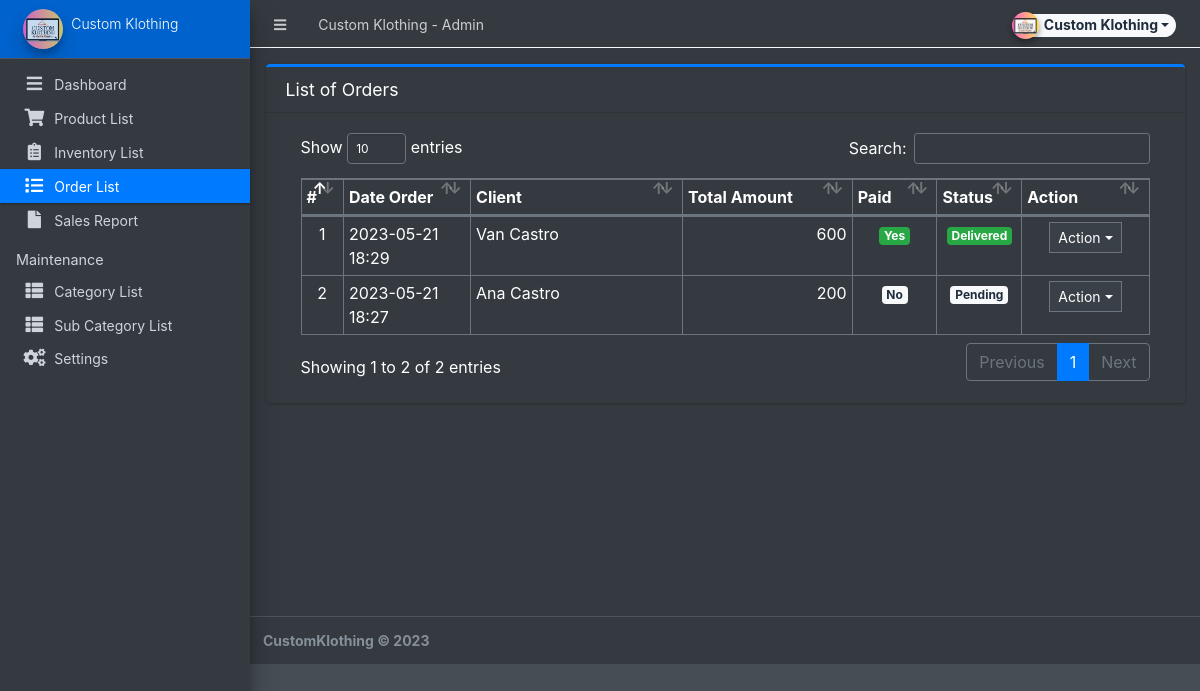
/admin/?page=orders (signed in), run on an earlier commit of the app's database.
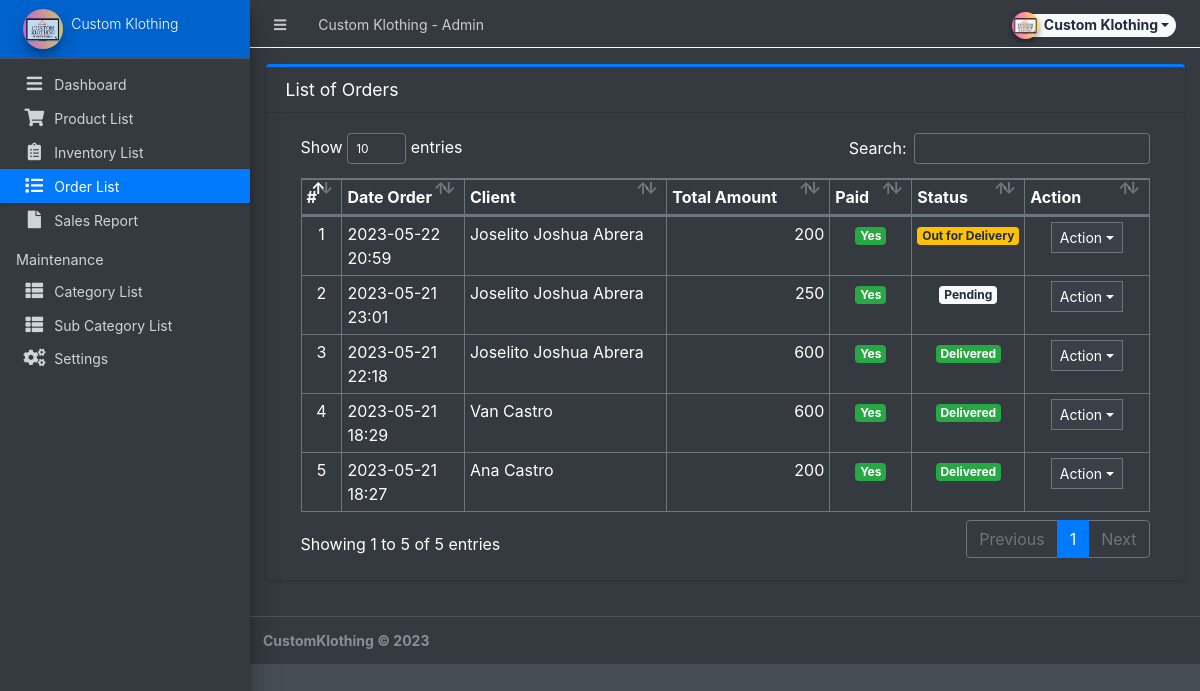
And on a later commit of the database.
### tables this page shows
CREATE TABLE `orders` (
  `id` int(30) NOT NULL,
  `client_id` int(30) NOT NULL,
  `delivery_address` text NOT NULL,
  `payment_method` varchar(100) NOT NULL,
  `order_type` tinyint(1) NOT NULL COMMENT '1= pickup,2= deliver',
  `amount` double NOT NULL,
  `status` tinyint(2) NOT NULL DEFAULT 0,
  `paid` tinyint(1) NOT NULL DEFAULT 0,
  `date_created` datetime NOT NULL DEFAULT current_timestamp(),
  `date_updated` datetime DEFAULT NULL ON UPDATE current_timestamp()
);

### admin/orders/index.php (the view, shortened to what this page needs)
<div class="card card-outline card-primary">
	<div class="card-header">
		<h3 class="card-title">List of Orders</h3>
	</div>
	<div class="card-body">
		<div class="container-fluid">
        <div class="container-fluid">
			<table class="table table-bordered table-stripped">
				<colgroup>
					<col width="5%">
					<col width="15%">
					<col width="25%">
					<col width="20%">
					<col width="10%">
					<col width="10%">
					<col width="15%">
				</colgroup>
				<thead>
					<tr>
						<th>#</th>
						<th>Date Order</th>
						<th>Client</th>
						<th>Total Amount</th>
						<th>Paid</th>
						<th>Status</th>
						<th>Action</th>
					</tr>
				</thead>
				<tbody>
					<?php
					$i = 1;
						$qry = $conn->query("SELECT o.*,concat(c.firstname,' ',c.lastname) as client from `orders` o inner join clients c on c.id = o.client_id order by unix_timestamp(o.date_created) desc ");
						while($row = $qry->fetch_assoc()):
					?>
						<tr>
							<td class="text-center"><?php echo $i++; ?></td>
							<td><?php echo date("Y-m-d H:i",strtotime($row['date_created'])) ?></td>
							<td><?php echo $row['client'] ?></td>
							<td class="text-right"><?php echo number_format($row['amount']) ?></td>
							<td class="text-center">
                                <?php if($row['paid'] == 0): ?>
                                    <span class="badge badge-light">No</span>
                                <?php else: ?>
                                    <span class="badge badge-success">Yes</span>
                                <?php endif; ?>
                            </td>
							<td class="text-center">
                                <?php if($row['status'] == 0): ?>
                                    <span class="badge badge-light">Pending</span>
                                <?php elseif($row['status'] == 1): ?>
                                    <span class="badge badge-primary">Packed</span>
								<?php elseif($row['status'] == 2): ?>
                                    <span class="badge badge-warning">Out for Delivery</span>
								<?php elseif($row['status'] == 3): ?>
                                    <span class="badge badge-success">Delivered</span>
								<?php elseif($row['status'] == 5): ?>
                                    <span class="badge badge-success">Picked Up</span>
                                <?php else: ?>
                                    <span class="badge badge-danger">Cancelled</span>
                                <?php endif; ?>
                            </td>
							<td align="center">
								 <button type="button" class="btn btn-flat btn-default btn-sm dropdown-toggle dropdown-icon" data-toggle="dropdown">
				                  		Action
				                  </button>
							</td>
						</tr>
					<?php endwhile; ?>
				</tbody>
			</table>
		</div>
		</div>
	</div>
</div>

What changed in the data, as far as the page shows it:
added orders: date_created "2023-05-22 20:59", client "Joselito Joshua Abrera", amount "200", paid "Yes", status "Out for Delivery"
added orders: date_created "2023-05-21 23:01", client "Joselito Joshua Abrera", amount "250", paid "Yes", status "Pending"
added orders: date_created "2023-05-21 22:18", client "Joselito Joshua Abrera", amount "600", paid "Yes", status "Delivered"
changed orders (number 5 of 5 on the later page): paid "No" → "Yes"; status "Pending" → "Delivered"
Also different on the page:
text written by a page script: "Show entries Search: Showing 1 to 2 of 2 entries Previous 1 Next" → "Show entries Search: Showing 1 to 5 of 5 entries Previous 1 Next"
